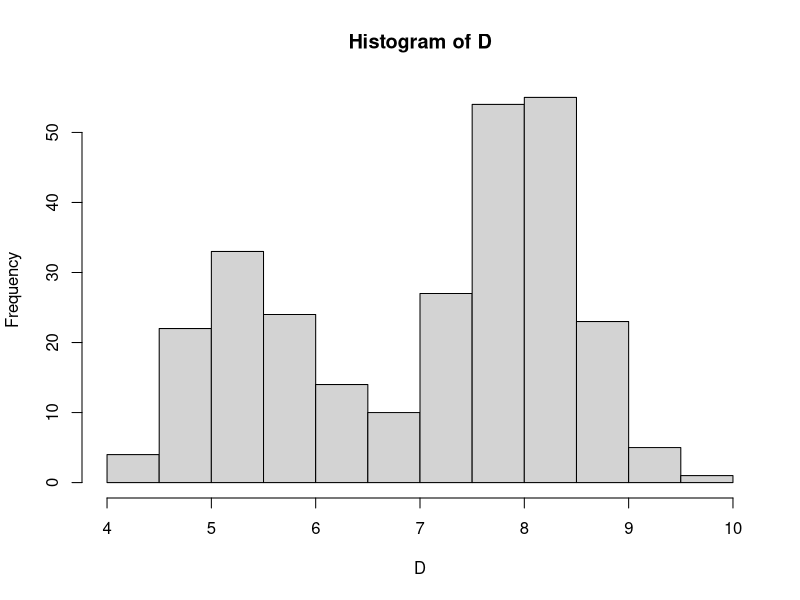
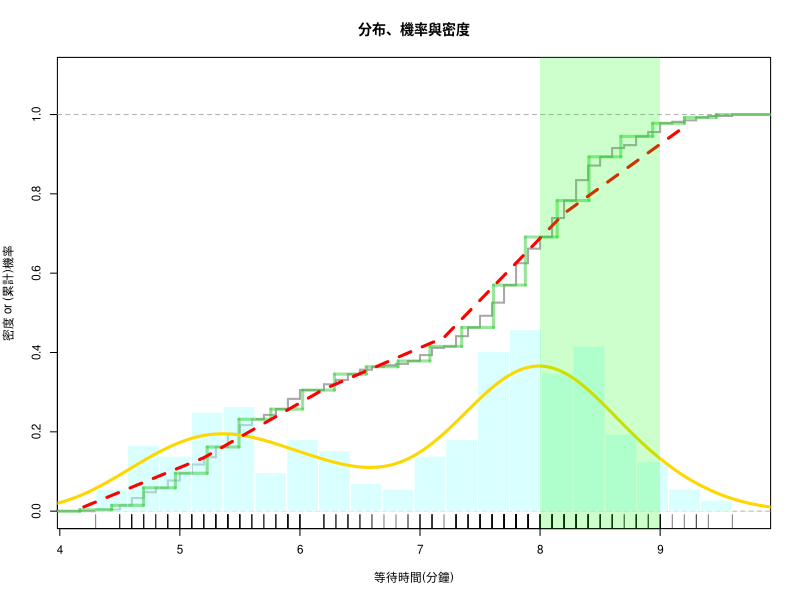
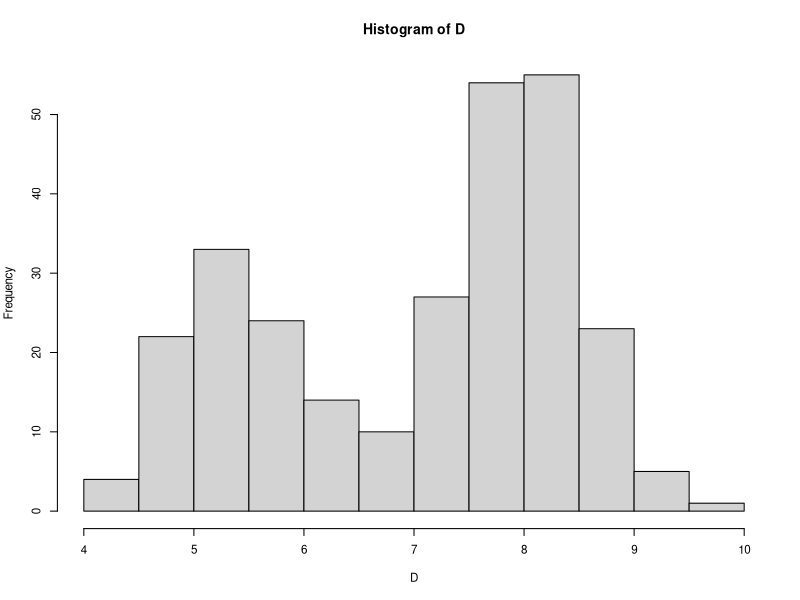
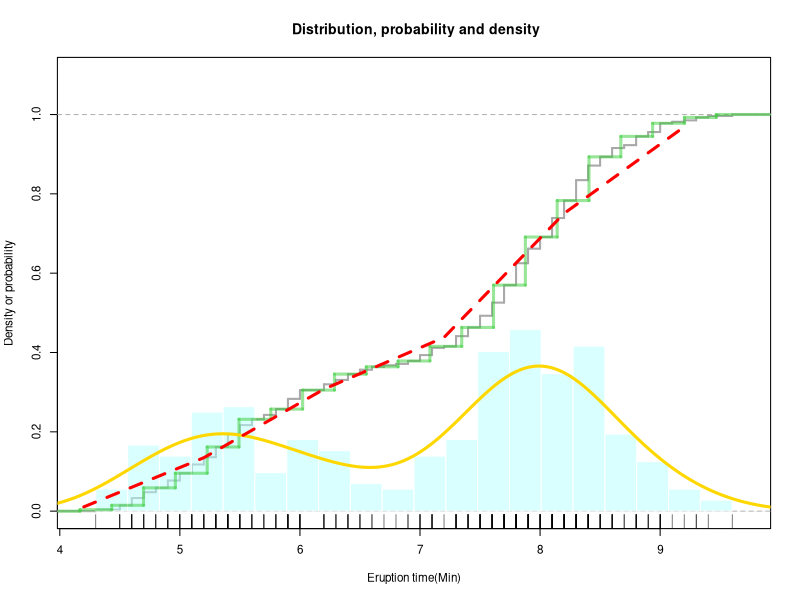
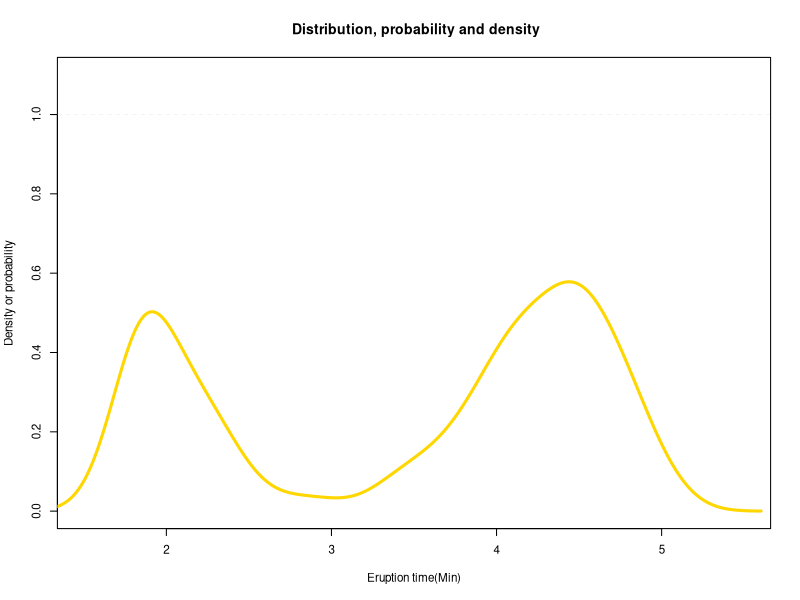
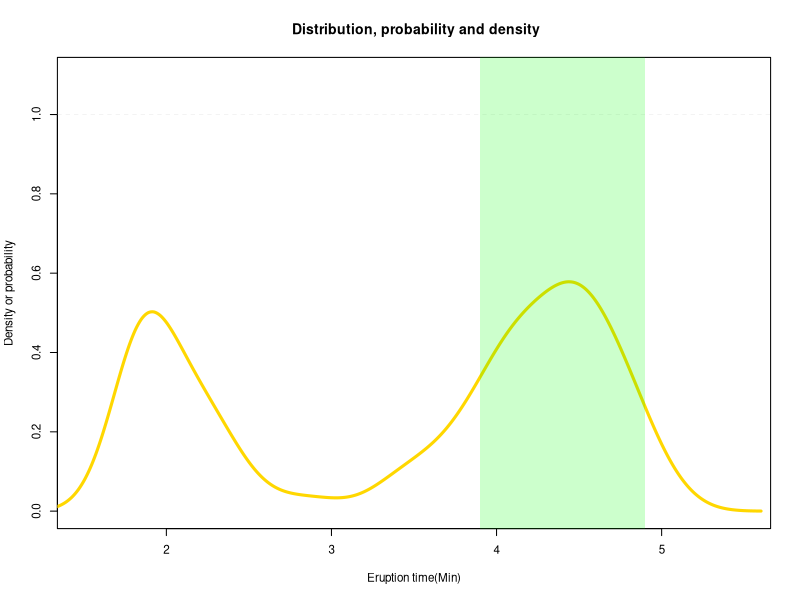

Write R code to recreate these figures, in order.
## ---- chunk 1
#查看faithful的前面6row 並且觀察D的敘述統計量
head(faithful)    
#將eruptions 改成 waiting
D = (faithful$waiting)/10 
#查看D的敘述統計量
summary(D) 
hist(D)

# Frame
par(cex=0.7)#控制字體大小
plot(0,0,xlim=c(4.2,9.7),ylim=c(0,1.1),xlab="等待時間(分鐘)", 
     ylab="密度 or (累計)機率", main="分布、機率與密度")
abline(h=1, col='lightgray', lwd=0.25, lty=2)

# Empirical PDF   #這一條一條的線表示waiting的數據在那些時間中發生
rug(D) 

# Empirical CDF)  # add=T的用意是不希望第一張圖直接換第二章，而是加上去
plot(ecdf(D), cex=0, verticals=T, lwd=2, col='darkgray', add=T)

# Histogram PDF  (直方圖算是RUG的超級簡化)
Bins=20       #指定欄位數                      # no. bins
bx = seq(min(D), max(D), length=Bins+1) # break sequence bin+1因為bin只欄寬會少一根件頭 
hist(D, col="#B3FFFF7F", border="white", ylim=c(0,1.1),
     freq=F, breaks=bx, add=T)#我們想要density不要feq
abline(h=0, col='lightgray', lwd=0.25)

# Histogram CDF
adj = (bx[2] - bx[1])/2
steps = stepfun(bx-adj, c(0, sapply(bx, function(b) mean(D <= b))))
plot(steps, cex=0, col='#33CC337F', lwd=3, lty=1, add=T)

# Smooth PDF  (PDF通常使用這個做為圖表)
Adjust =1    # bandwidth adjustment
DEN = density(D, adjust = Adjust)          #連續變數:頻寬越小圖形越複雜(bandwidth)
                                           #而類別變數如Hist()則是欄寬越大越複雜(binwidth) 欄數=support/binwidth
lines(DEN, col='gold', lwd=3)

# Smooth CDF
PDF = approxfun(DEN$x, DEN$y, yleft=0, yright=0)
x = seq(4.2,9.7,1)
y = sapply(x, function(i) integrate(PDF, -Inf, i)$value)
lines(x, y, col='red', lwd=3, lty=2) 

# Mark Range
x1 = 8.0; x2 = 9.0
rect(x1,-0.1,x2,1.2,col= rgb(0,1,0,alpha=0.2),border=NA)
# x = seq(x1, x2, length=100)
# polygon(c(x, x2, x1),  c(PDF(x), 0, 0), col="#FF99003F", border=NA)
# Calculate Probability
(integrate(PDF, x1, x2)$value)

## ---- chunk 2
#隨機變數是一種變數，可以事先列出他所有可能的值，但是實際出現哪個值是由隨機實驗結果隨機決定，而我們可以透過隨機變數模擬資料的市場真實發生情況，藉此分析初實際的分佈、機率等等的數值
#要對不能確定的事情做估計和運算，想定義變數但變數並非固定值。描述指定一個數字給隨機實驗的結果的過程。假若樣本元素本身不是數值時，隨機變數就可以幫忙簡化一些運算的麻煩，簡化樣本空間
## ---- chunk 3
#因為隨機變數每次實驗結果不一定，因此會選擇取期望值，透過平均數來計算，並且執行多次隨機變數的實驗，也再次取期望值或擷取片段來推導母體
## ---- chunk 4
#直方圖可以，直方圖的機率密度(density) × 欄寬(binwidth)就等於機率 ;數值標記則無法求出機率，需搭配平滑曲線才能估計出時間區間的機率
#理論上兩者都可以，直方圖可以計算出某區間機率，而數值標記我認為在某些大樣本情況下會較難判斷
## ---- chunk 5
#模型定義是能夠將現實的現象簡化，讓我們更好估計、運算、溝通，而直方圖簡化了數據，方便溝通、呈現，因此我認為直方圖可以當作模型
#我認為不行，因為他只能呈現出發生事件在整個X軸密集程度，但是他無法得知特定x軸的次數、機率密度，因此我認為他不夠完整成為模型(欄寬最小的直方)
## ---- chunk 6
#直方圖容易有量化誤差，而平滑模型呈現的方式較適合用來表示噴發時間的分布
## ---- chunk 7
#預測噴發時間直方圖會比數值標記來的更準確，數值標記所給的資訊量過於簡略，無法明確呈現出出分佈情形
#「準」應該是能精準的預測結果，偏差較小
## ---- chunk 8
#最合適的直方圖欄數(support/binwidth)是16，其所呈現出的模型較不易因離群值而影響直方圖的分佈情形
## ---- chunk 9
#最合適的平滑模型頻寬為0.5，不會太過複雜
## ---- chunk 10
#調高欄寬會讓模型變複雜，調高頻寬會讓模型變簡單
## ---- chunk 11
#通常模型越複雜，它跟訓練資料之間的誤差就越小
## ---- chunk 12
#模型太複雜就會失去一般性，反而不能夠準確的估計訓練資料以外的對象，所以我們需要用方法參數來控制分析方法的複雜度，避免過度適配(over fitting)
## ---- chunk 13
   
#將eruptions 改成 waiting
D = (faithful$waiting)/10 
#查看D的敘述統計量
summary(D) 
hist(D)

# Frame
par(cex=0.7)#控制字體大小
plot(0,0,xlim=c(4.2,9.7),ylim=c(0,1.1),xlab="Eruption time(Min)", 
     ylab="Density or probability", main=" Distribution, probability and density")
abline(h=1, col='lightgray', lwd=0.25, lty=2)

rug(D) 

# Empirical CDF)  # add=T的用意直接覆蓋上去在前一張圖
plot(ecdf(D), cex=0, verticals=T, lwd=2, col='darkgray', add=T)

# Histogram PDF 
Bins=20       #指定欄位數                     
bx = seq(min(D), max(D), length=Bins+1) # break sequence bin+1因為bin只欄寬會少一根件頭 
hist(D, col="#B3FFFF7F", border="white", ylim=c(0,1.1),
     freq=F, breaks=bx, add=T)#我們想要density不要feq
abline(h=0, col='lightgray', lwd=0.25)

# Histogram CDF
adj = (bx[2] - bx[1])/2
steps = stepfun(bx-adj, c(0, sapply(bx, function(b) mean(D <= b))))
plot(steps, cex=0, col='#33CC337F', lwd=3, lty=1, add=T)

# Smooth PDF  (PDF通常使用這個做為圖表)
Adjust =1    # bandwidth adjustment
DEN = density(D, adjust = Adjust)          #連續變數:頻寬越小圖形越複雜(bandwidth)
                                           #而類別變數如Hist()則是欄寬越大越複雜(binwidth) 欄數=support/binwidth
lines(DEN, col='gold', lwd=3)

# Smooth CDF
PDF = approxfun(DEN$x, DEN$y, yleft=0, yright=0)
x = seq(4.2,9.7,1)
y = sapply(x, function(i) integrate(PDF, -Inf, i)$value)
lines(x, y, col='red', lwd=3, lty=2) 

## ---- chunk 14
#Adjust = 1    # bandwidth adjustment
#DEN = density(D, adjust = Adjust)
#lines(DEN, col='gold', lwd=3)
## ---- chunk 15
#PDF = approxfun(DEN$x, DEN$y, yleft=0, yright=0)
## ---- chunk 16
#function(i) integrate(PDF, -Inf, i)$value
## ---- chunk 17
#Adjust = 1
#x1 = 80; x2 = 90
#rect(x1,-0.1,x2,1.2,col= rgb(0,1,0,alpha=0.2),border=NA)
#(integrate(PDF, x1, x2)$value)
#Ans:0.26851
## ---- chunk 18
#Adjust = 0.5 
#x1 = 80; x2 = 90
#rect(x1,-0.1,x2,1.2,col= rgb(0,1,0,alpha=0.2),border=NA)
#(integrate(PDF, x1, x2)$value)
#Ans:0.28275
## ---- chunk 19
#不一定，當頻寬調整越小，雖會更接近原始機率分布，但可能會產生過度配適的問題
## ---- chunk 20
D = faithful$eruptions
par(cex = 0.7)#字變小
plot(0,0,xlim=c(1.5,5.5),ylim=c(0,1.1),xlab="Eruption time(Min)", 
     ylab="Density or probability", main=" Distribution, probability and density")
abline(h=1, col='lightgray', lwd=0.25, lty=2)

Adjust = 0.5    # bandwidth adjustment
DEN = density(D, adjust = Adjust)
PDF = approxfun(DEN$x, DEN$y, yleft=0, yright=0)
lines(DEN, col='gold', lwd=3)
DEN
#要參加
#由圖的面積的大小來看，噴發時間設定為3.9 ~ 4.9應為最大
## ---- chunk 21
#way 1
D = faithful$eruptions
par( cex = 0.7)#字變小
plot(0,0,xlim=c(1.5,5.5),ylim=c(0,1.1),xlab="Eruption time(Min)", 
     ylab="Density or probability", main=" Distribution, probability and density")
abline(h=1, col='lightgray', lwd=0.25, lty=2)

Adjust = 0.5    # bandwidth adjustment
DEN = density(D, adjust = Adjust)
lines(DEN, col='gold', lwd=3)
DEN
#求3.9 ~ 4.9區間的面積
x1 = 3.9; x2 = 4.9
rect(x1,-0.1,x2,1.2,col= rgb(0,1,0,alpha=0.2),border=NA)
(integrate(PDF, x1, x2)$value)
#綠色面積0.4766
-30 * (1-0.4766) + 70 * 0.4766
#Ans:期望值為17.66
#way 2
i1=seq(1.2,4,by=0.1)
i2=seq(2.2,5,by=0.1)
p=data.frame(i1,i2)
for(i in 1:29){
  p[i,3]=integrate(PDF,i1[i],i2[i])$value
}

p[which(p$V3==max(p$V3)),]
## ---- chunk 22
#期望值最大的六個為 2.3160 3.0362 3.6370 4.3790 4.3854 5.0554 分別在時間270、280、180、120、250、130，押注在這六個時間點能獲得最高的期望值
## ---- chunk 23
W = faithful$eruptions
# Smooth PDF
Adjust = 0.5    # bandwidth adjustment
DEN = density(W, adjust = Adjust)
# Smooth CDF
PDF = approxfun(DEN$x, DEN$y, yleft=0, yright=0)
seq_time = seq(0,6,1/6) #0 ~ 6分鐘，以區間10秒為間隔
ans = sapply(seq_time, function(x){
  pro = integrate(PDF, x,(x+(1/6)))$value #0 ~ 6分鐘，以區間10秒為間隔算出機率
  -5*(1-pro) + 95*pro #算期望值
})

#seq_time 
ans#以區間10秒為間隔的期望值
tail(sort(ans),6)
sum(tail(sort(ans),6))
#利潤期望值最大的六個為 2.3160 3.0362 3.6370 4.3790 4.3854 5.0554，分別押注5元
#總賭金=$30、總利潤期望值=20.294
## ---- chunk 24
#最大期望投資報酬率：投入期間總利潤/投入成本
#最大期望報酬：投資期間的總利潤
## ---- chunk 25
#最大期望投資報酬率，因為有考慮到成本能更有效的評估
